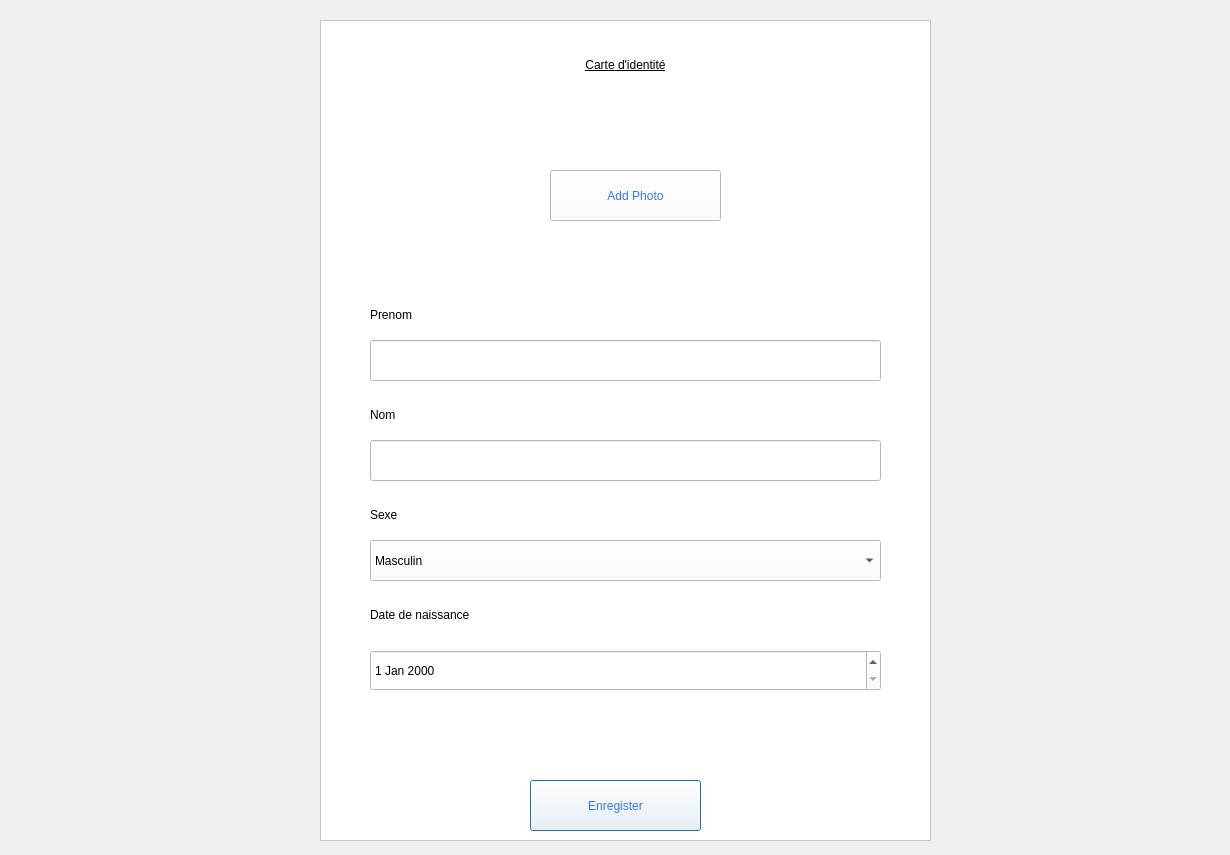
<?xml version="1.0" encoding="UTF-8"?>
<ui version="4.0">
 <class>Idcard</class>
 <widget class="QMainWindow" name="Idcard">
  <property name="geometry">
   <rect>
    <x>0</x>
    <y>0</y>
    <width>1230</width>
    <height>855</height>
   </rect>
  </property>
  <property name="windowTitle">
   <string>MainWindow</string>
  </property>
  <widget class="QWidget" name="centralwidget">
   <widget class="QStackedWidget" name="stackedWidget">
    <property name="geometry">
     <rect>
      <x>0</x>
      <y>0</y>
      <width>1231</width>
      <height>881</height>
     </rect>
    </property>
    <property name="styleSheet">
     <string notr="true"/>
    </property>
    <property name="currentIndex">
     <number>2</number>
    </property>
    <widget class="QWidget" name="page">
     <widget class="QLabel" name="label_7">
      <property name="geometry">
       <rect>
        <x>-10</x>
        <y>0</y>
        <width>1241</width>
        <height>911</height>
       </rect>
      </property>
      <property name="styleSheet">
       <string notr="true"/>
      </property>
      <property name="text">
       <string/>
      </property>
      <property name="pixmap">
       <pixmap resource="../resources.qrc">:/img/Static/124907004-pink-abstract-background-geometric-for-presentation-banner-poster-or-flyer-artwork-background-design.webp</pixmap>
      </property>
      <property name="scaledContents">
       <bool>true</bool>
      </property>
     </widget>
     <widget class="QTableWidget" name="table">
      <property name="geometry">
       <rect>
        <x>60</x>
        <y>150</y>
        <width>1091</width>
        <height>581</height>
       </rect>
      </property>
      <column>
       <property name="text">
        <string>Prenom</string>
       </property>
      </column>
      <column>
       <property name="text">
        <string>Nom</string>
       </property>
      </column>
      <column>
       <property name="text">
        <string>Sexe</string>
       </property>
      </column>
      <column>
       <property name="text">
        <string>Date de naissance</string>
       </property>
      </column>
      <column>
       <property name="text">
        <string>Image</string>
       </property>
      </column>
     </widget>
     <widget class="QLabel" name="label_14">
      <property name="geometry">
       <rect>
        <x>100</x>
        <y>60</y>
        <width>321</width>
        <height>71</height>
       </rect>
      </property>
      <property name="styleSheet">
       <string notr="true">font: 14pt &quot;MS Shell Dlg 2&quot;;</string>
      </property>
      <property name="text">
       <string>&lt;html&gt;&lt;head/&gt;&lt;body&gt;&lt;p&gt;Recherche par prénom&lt;/p&gt;&lt;/body&gt;&lt;/html&gt;</string>
      </property>
     </widget>
     <widget class="QPushButton" name="search_btn">
      <property name="geometry">
       <rect>
        <x>970</x>
        <y>80</y>
        <width>161</width>
        <height>41</height>
       </rect>
      </property>
      <property name="styleSheet">
       <string notr="true">QPushButton{
font: 12pt &quot;MS Shell Dlg 2&quot;;
color:rgb(50, 121, 234);
}

QPushButton::hover{
font: 12pt &quot;MS Shell Dlg 2&quot;;
color: rgb(255, 255, 255);
background-color: rgb(50, 121, 234);
}</string>
      </property>
      <property name="text">
       <string>Search</string>
      </property>
      <property name="autoDefault">
       <bool>true</bool>
      </property>
      <property name="default">
       <bool>true</bool>
      </property>
      <property name="flat">
       <bool>false</bool>
      </property>
     </widget>
     <widget class="QPushButton" name="refresh_btn">
      <property name="geometry">
       <rect>
        <x>990</x>
        <y>760</y>
        <width>161</width>
        <height>41</height>
       </rect>
      </property>
      <property name="styleSheet">
       <string notr="true">QPushButton{
font: 12pt &quot;MS Shell Dlg 2&quot;;
color:rgb(50, 121, 234);
}

QPushButton::hover{
font: 12pt &quot;MS Shell Dlg 2&quot;;
color: rgb(255, 255, 255);
background-color: rgb(50, 121, 234);
}</string>
      </property>
      <property name="text">
       <string>Refresh</string>
      </property>
      <property name="autoDefault">
       <bool>true</bool>
      </property>
      <property name="default">
       <bool>true</bool>
      </property>
      <property name="flat">
       <bool>false</bool>
      </property>
     </widget>
     <widget class="QLineEdit" name="search_line">
      <property name="geometry">
       <rect>
        <x>730</x>
        <y>80</y>
        <width>231</width>
        <height>41</height>
       </rect>
      </property>
     </widget>
     <widget class="QPushButton" name="back_btn">
      <property name="geometry">
       <rect>
        <x>10</x>
        <y>10</y>
        <width>61</width>
        <height>51</height>
       </rect>
      </property>
      <property name="text">
       <string/>
      </property>
      <property name="icon">
       <iconset resource="../resources.qrc">
        <normaloff>:/img/Static/left_32px.png</normaloff>:/img/Static/left_32px.png</iconset>
      </property>
      <property name="iconSize">
       <size>
        <width>100</width>
        <height>100</height>
       </size>
      </property>
      <property name="default">
       <bool>false</bool>
      </property>
      <property name="flat">
       <bool>false</bool>
      </property>
     </widget>
    </widget>
    <widget class="QWidget" name="page_3">
     <widget class="QLabel" name="label_8">
      <property name="geometry">
       <rect>
        <x>-10</x>
        <y>-10</y>
        <width>1241</width>
        <height>871</height>
       </rect>
      </property>
      <property name="text">
       <string/>
      </property>
      <property name="pixmap">
       <pixmap resource="../resources.qrc">:/img/Static/job545-wit-56_1_1.jpg</pixmap>
      </property>
      <property name="scaledContents">
       <bool>true</bool>
      </property>
     </widget>
     <widget class="QFrame" name="frame_3">
      <property name="geometry">
       <rect>
        <x>300</x>
        <y>180</y>
        <width>651</width>
        <height>311</height>
       </rect>
      </property>
      <property name="styleSheet">
       <string notr="true">background-color: rgb(255, 255, 255);</string>
      </property>
      <property name="frameShape">
       <enum>QFrame::StyledPanel</enum>
      </property>
      <property name="frameShadow">
       <enum>QFrame::Raised</enum>
      </property>
      <widget class="QLabel" name="label_9">
       <property name="geometry">
        <rect>
         <x>450</x>
         <y>30</y>
         <width>161</width>
         <height>141</height>
        </rect>
       </property>
       <property name="styleSheet">
        <string notr="true">background-color: rgb(85, 170, 255);</string>
       </property>
       <property name="text">
        <string>&lt;html&gt;&lt;head/&gt;&lt;body&gt;&lt;p&gt;&lt;span style=&quot; font-size:22pt;&quot;&gt;Profile img&lt;/span&gt;&lt;/p&gt;&lt;/body&gt;&lt;/html&gt;</string>
       </property>
      </widget>
      <widget class="QLabel" name="prenom_label">
       <property name="geometry">
        <rect>
         <x>20</x>
         <y>40</y>
         <width>121</width>
         <height>31</height>
        </rect>
       </property>
       <property name="styleSheet">
        <string notr="true">font: 14pt &quot;MS Shell Dlg 2&quot;;</string>
       </property>
       <property name="text">
        <string>Prenom :</string>
       </property>
      </widget>
      <widget class="QLabel" name="nom_label">
       <property name="geometry">
        <rect>
         <x>20</x>
         <y>100</y>
         <width>71</width>
         <height>31</height>
        </rect>
       </property>
       <property name="styleSheet">
        <string notr="true">font: 14pt &quot;MS Shell Dlg 2&quot;;</string>
       </property>
       <property name="text">
        <string>Nom :</string>
       </property>
      </widget>
      <widget class="QLabel" name="sexe_label">
       <property name="geometry">
        <rect>
         <x>20</x>
         <y>160</y>
         <width>81</width>
         <height>31</height>
        </rect>
       </property>
       <property name="styleSheet">
        <string notr="true">font: 14pt &quot;MS Shell Dlg 2&quot;;</string>
       </property>
       <property name="text">
        <string>Sexe :</string>
       </property>
      </widget>
      <widget class="QLabel" name="date_de_label">
       <property name="geometry">
        <rect>
         <x>20</x>
         <y>220</y>
         <width>201</width>
         <height>31</height>
        </rect>
       </property>
       <property name="styleSheet">
        <string notr="true">font: 14pt &quot;MS Shell Dlg 2&quot;;</string>
       </property>
       <property name="text">
        <string>Date de naissance :</string>
       </property>
      </widget>
      <widget class="QLabel" name="show_prenom">
       <property name="geometry">
        <rect>
         <x>120</x>
         <y>40</y>
         <width>231</width>
         <height>31</height>
        </rect>
       </property>
       <property name="styleSheet">
        <string notr="true">font: 14pt &quot;MS Shell Dlg 2&quot;;</string>
       </property>
       <property name="text">
        <string/>
       </property>
      </widget>
      <widget class="QLabel" name="show_nom">
       <property name="geometry">
        <rect>
         <x>90</x>
         <y>100</y>
         <width>201</width>
         <height>31</height>
        </rect>
       </property>
       <property name="styleSheet">
        <string notr="true">font: 14pt &quot;MS Shell Dlg 2&quot;;</string>
       </property>
       <property name="text">
        <string/>
       </property>
      </widget>
      <widget class="QLabel" name="show_sexe">
       <property name="geometry">
        <rect>
         <x>90</x>
         <y>160</y>
         <width>151</width>
         <height>31</height>
        </rect>
       </property>
       <property name="styleSheet">
        <string notr="true">font: 14pt &quot;MS Shell Dlg 2&quot;;</string>
       </property>
       <property name="text">
        <string/>
       </property>
      </widget>
      <widget class="QLabel" name="show_date">
       <property name="geometry">
        <rect>
         <x>230</x>
         <y>220</y>
         <width>251</width>
         <height>31</height>
        </rect>
       </property>
       <property name="styleSheet">
        <string notr="true">font: 14pt &quot;MS Shell Dlg 2&quot;;</string>
       </property>
       <property name="text">
        <string/>
       </property>
      </widget>
     </widget>
     <widget class="QPushButton" name="capture">
      <property name="geometry">
       <rect>
        <x>480</x>
        <y>600</y>
        <width>271</width>
        <height>61</height>
       </rect>
      </property>
      <property name="styleSheet">
       <string notr="true">QPushButton{
font: 12pt &quot;MS Shell Dlg 2&quot;;
color:rgb(50, 121, 234);
}

QPushButton::hover{
font: 12pt &quot;MS Shell Dlg 2&quot;;
color: rgb(255, 255, 255);
background-color: rgb(50, 121, 234);
}</string>
      </property>
      <property name="text">
       <string>Capture d'ecran</string>
      </property>
     </widget>
    </widget>
    <widget class="QWidget" name="page_2">
     <widget class="QLabel" name="label">
      <property name="geometry">
       <rect>
        <x>-10</x>
        <y>-50</y>
        <width>1241</width>
        <height>911</height>
       </rect>
      </property>
      <property name="styleSheet">
       <string notr="true"/>
      </property>
      <property name="text">
       <string/>
      </property>
      <property name="pixmap">
       <pixmap resource="../resources.qrc">:/img/Static/rm222-mind-22_1_2.jpg</pixmap>
      </property>
      <property name="scaledContents">
       <bool>true</bool>
      </property>
     </widget>
     <widget class="QFrame" name="frame">
      <property name="geometry">
       <rect>
        <x>320</x>
        <y>20</y>
        <width>611</width>
        <height>821</height>
       </rect>
      </property>
      <property name="styleSheet">
       <string notr="true">background-color: rgb(255, 255, 255);</string>
      </property>
      <property name="frameShape">
       <enum>QFrame::StyledPanel</enum>
      </property>
      <property name="frameShadow">
       <enum>QFrame::Raised</enum>
      </property>
      <widget class="QLabel" name="label_2">
       <property name="geometry">
        <rect>
         <x>140</x>
         <y>10</y>
         <width>331</width>
         <height>71</height>
        </rect>
       </property>
       <property name="styleSheet">
        <string notr="true">font: 16pt &quot;MS Shell Dlg 2&quot;;
text-decoration: underline;
</string>
       </property>
       <property name="text">
        <string>&lt;html&gt;&lt;head/&gt;&lt;body&gt;&lt;p align=&quot;center&quot;&gt;Carte d'identité&lt;/p&gt;&lt;/body&gt;&lt;/html&gt;</string>
       </property>
      </widget>
      <widget class="QLabel" name="label_3">
       <property name="geometry">
        <rect>
         <x>50</x>
         <y>260</y>
         <width>91</width>
         <height>71</height>
        </rect>
       </property>
       <property name="styleSheet">
        <string notr="true">font: 14pt &quot;MS Shell Dlg 2&quot;;</string>
       </property>
       <property name="text">
        <string>&lt;html&gt;&lt;head/&gt;&lt;body&gt;&lt;p&gt;Prenom&lt;/p&gt;&lt;/body&gt;&lt;/html&gt;</string>
       </property>
      </widget>
      <widget class="QLabel" name="label_4">
       <property name="geometry">
        <rect>
         <x>50</x>
         <y>360</y>
         <width>91</width>
         <height>71</height>
        </rect>
       </property>
       <property name="styleSheet">
        <string notr="true">font: 14pt &quot;MS Shell Dlg 2&quot;;</string>
       </property>
       <property name="text">
        <string>&lt;html&gt;&lt;head/&gt;&lt;body&gt;&lt;p&gt;Nom&lt;/p&gt;&lt;/body&gt;&lt;/html&gt;</string>
       </property>
      </widget>
      <widget class="QLabel" name="label_5">
       <property name="geometry">
        <rect>
         <x>50</x>
         <y>470</y>
         <width>281</width>
         <height>51</height>
        </rect>
       </property>
       <property name="styleSheet">
        <string notr="true">font: 14pt &quot;MS Shell Dlg 2&quot;;</string>
       </property>
       <property name="text">
        <string>&lt;html&gt;&lt;head/&gt;&lt;body&gt;&lt;p&gt;Sexe&lt;/p&gt;&lt;/body&gt;&lt;/html&gt;</string>
       </property>
      </widget>
      <widget class="QLabel" name="label_6">
       <property name="geometry">
        <rect>
         <x>50</x>
         <y>560</y>
         <width>281</width>
         <height>71</height>
        </rect>
       </property>
       <property name="styleSheet">
        <string notr="true">font: 14pt &quot;MS Shell Dlg 2&quot;;
</string>
       </property>
       <property name="text">
        <string>&lt;html&gt;&lt;head/&gt;&lt;body&gt;&lt;p&gt;Date de naissance&lt;/p&gt;&lt;/body&gt;&lt;/html&gt;</string>
       </property>
      </widget>
      <widget class="QLineEdit" name="prenom_line">
       <property name="geometry">
        <rect>
         <x>50</x>
         <y>320</y>
         <width>511</width>
         <height>41</height>
        </rect>
       </property>
      </widget>
      <widget class="QLineEdit" name="nom_line">
       <property name="geometry">
        <rect>
         <x>50</x>
         <y>420</y>
         <width>511</width>
         <height>41</height>
        </rect>
       </property>
      </widget>
      <widget class="QPushButton" name="register_btn">
       <property name="geometry">
        <rect>
         <x>210</x>
         <y>760</y>
         <width>171</width>
         <height>51</height>
        </rect>
       </property>
       <property name="styleSheet">
        <string notr="true">QPushButton{
font: 12pt &quot;MS Shell Dlg 2&quot;;
color:rgb(50, 121, 234);
}

QPushButton::hover{
font: 12pt &quot;MS Shell Dlg 2&quot;;
color: rgb(255, 255, 255);
background-color: rgb(50, 121, 234);
}</string>
       </property>
       <property name="text">
        <string>Enregister</string>
       </property>
       <property name="autoDefault">
        <bool>true</bool>
       </property>
       <property name="default">
        <bool>true</bool>
       </property>
       <property name="flat">
        <bool>false</bool>
       </property>
      </widget>
      <widget class="QComboBox" name="comboBox">
       <property name="geometry">
        <rect>
         <x>50</x>
         <y>520</y>
         <width>511</width>
         <height>41</height>
        </rect>
       </property>
       <property name="currentText">
        <string>Masculin</string>
       </property>
       <property name="maxVisibleItems">
        <number>10</number>
       </property>
       <property name="insertPolicy">
        <enum>QComboBox::InsertAtBottom</enum>
       </property>
       <item>
        <property name="text">
         <string>Masculin</string>
        </property>
       </item>
       <item>
        <property name="text">
         <string>Feminin</string>
        </property>
       </item>
      </widget>
      <widget class="QDateEdit" name="dateEdit_combo">
       <property name="geometry">
        <rect>
         <x>50</x>
         <y>630</y>
         <width>511</width>
         <height>41</height>
        </rect>
       </property>
      </widget>
      <widget class="QPushButton" name="add_photo_btn">
       <property name="geometry">
        <rect>
         <x>230</x>
         <y>150</y>
         <width>171</width>
         <height>51</height>
        </rect>
       </property>
       <property name="styleSheet">
        <string notr="true">QPushButton{
font: 12pt &quot;MS Shell Dlg 2&quot;;
color:rgb(50, 121, 234);
}

QPushButton::hover{
font: 12pt &quot;MS Shell Dlg 2&quot;;
color: rgb(255, 255, 255);
background-color: rgb(50, 121, 234);
}</string>
       </property>
       <property name="text">
        <string>Add Photo</string>
       </property>
      </widget>
      <widget class="QLabel" name="add_photo">
       <property name="geometry">
        <rect>
         <x>60</x>
         <y>110</y>
         <width>151</width>
         <height>141</height>
        </rect>
       </property>
       <property name="styleSheet">
        <string notr="true">image: url(:/img/Static/images (1).png);</string>
       </property>
       <property name="text">
        <string/>
       </property>
       <property name="scaledContents">
        <bool>false</bool>
       </property>
      </widget>
      <widget class="QLabel" name="error">
       <property name="geometry">
        <rect>
         <x>60</x>
         <y>690</y>
         <width>491</width>
         <height>41</height>
        </rect>
       </property>
       <property name="styleSheet">
        <string notr="true">font: 16pt &quot;MS Shell Dlg 2&quot;;</string>
       </property>
       <property name="text">
        <string/>
       </property>
      </widget>
     </widget>
    </widget>
   </widget>
  </widget>
 </widget>
 <resources>
  <include location="../resources.qrc"/>
 </resources>
 <connections/>
</ui>
